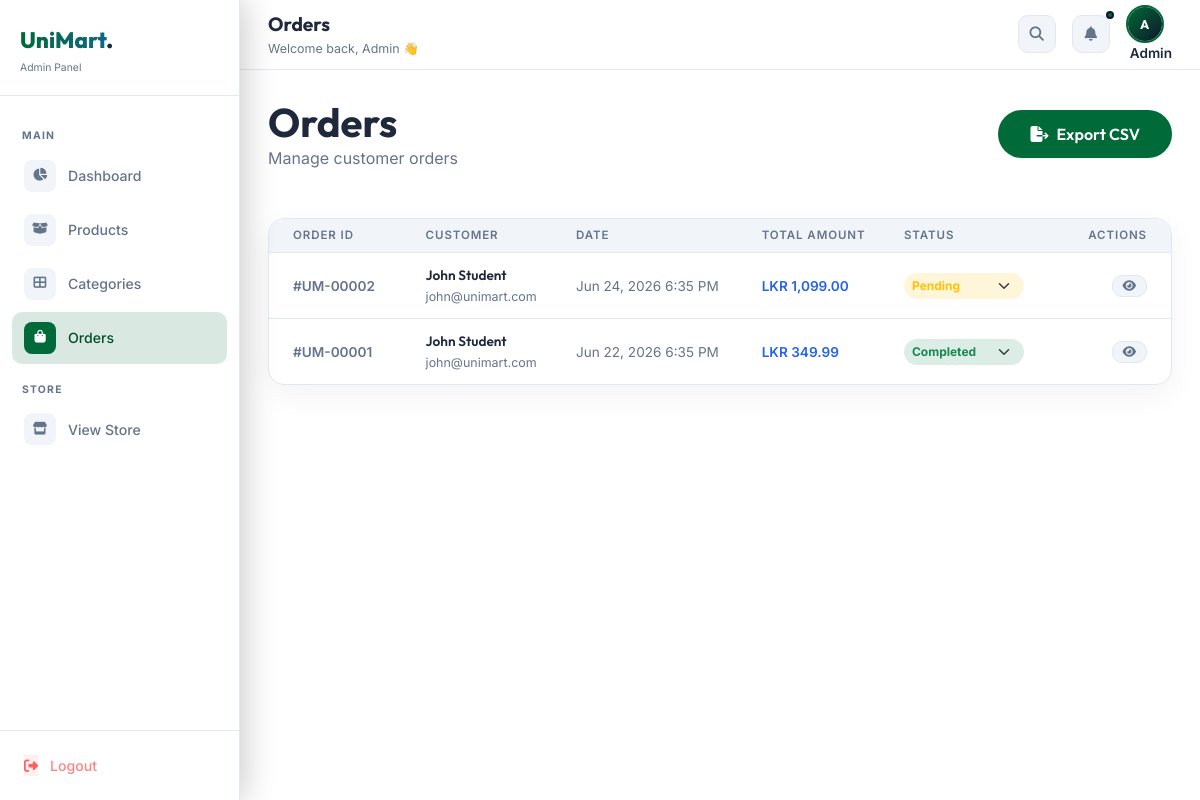
The app's page /admin/orders.php (signed in) with its own data.
### tables this page shows
CREATE TABLE `users` (
  `id` int(11) NOT NULL AUTO_INCREMENT,
  `name` varchar(100) NOT NULL,
  `email` varchar(100) NOT NULL UNIQUE,
  `password` varchar(255) NOT NULL,
  `role` enum('customer','admin') NOT NULL DEFAULT 'customer',
  `avatar` varchar(255) DEFAULT NULL,
  `created_at` timestamp NOT NULL DEFAULT current_timestamp(),
  PRIMARY KEY (`id`)
);

CREATE TABLE `orders` (
  `id` int(11) NOT NULL AUTO_INCREMENT,
  `user_id` int(11) NOT NULL,
  `total_amount` decimal(10,2) NOT NULL,
  `status` enum('pending','completed','cancelled') NOT NULL DEFAULT 'pending',
  `created_at` timestamp NOT NULL DEFAULT current_timestamp(),
  PRIMARY KEY (`id`),
  KEY `user_id` (`user_id`),
  CONSTRAINT `fk_order_user` FOREIGN KEY (`user_id`) REFERENCES `users` (`id`) ON DELETE CASCADE
);

### includes/functions.php (called while the page is built, shortened)
<?php
function formatPrice($price) {
    return 'LKR ' . number_format($price, 2);
}
function getUserAvatar($avatarFile = null, $name = '') {
    return null;
}
function getUserInitials($name) {
    $parts = explode(' ', trim($name));
    $initials = '';
    foreach (array_slice($parts, 0, 2) as $p) {
        $initials .= strtoupper(mb_substr($p, 0, 1));
    }
    return $initials ?: '?';
}
?>

### admin/orders.php (the view, shortened to what this page needs)
<?php
require_once 'includes/header.php';
$searchQuery = isset($_GET['search']) ? trim($_GET['search']) : '';
$whereClause = $searchQuery !== '' ? "WHERE o.id = :search OR u.name LIKE :searchLike" : "";
$stmt = $conn->prepare("
    SELECT o.*, u.name as customer_name, u.email
    FROM orders o
    JOIN users u ON o.user_id = u.id
    $whereClause
    ORDER BY o.created_at DESC
");
if ($searchQuery !== '') {
    $stmt->execute(['search' => (int)$searchQuery, 'searchLike' => "%{$searchQuery}%"]);
} else {
    $stmt->execute();
}
$orders = $stmt->fetchAll();
?>
<div class="d-flex justify-content-between align-items-center mb-5">
    <div>
        <h1 class="outfit fw-bold text-main mb-0">Orders</h1>
        <p class="text-muted mb-0">Manage customer orders</p>
    </div>
    <a href="export_csv.php?type=orders" class="btn btn-glow"><i class="fas fa-file-export me-2"></i>Export CSV</a>
</div>
<div class="adm-panel p-0 overflow-hidden">
    <div class="table-responsive">
        <table class="adm-table">
            <thead style="background: var(--bg-3);">
                <tr>
                    <th class="px-4 sortable" title="Click to sort">Order ID</th>
                    <th class="sortable" title="Click to sort">Customer</th>
                    <th class="sortable" title="Click to sort">Date</th>
                    <th class="sortable" title="Click to sort">Total Amount</th>
                    <th class="sortable" title="Click to sort">Status</th>
                    <th class="text-end px-4">Actions</th>
                </tr>
            </thead>
            <tbody>
                <?php foreach($orders as $order): ?>
                <tr>
                    <td class="px-4" style="color:var(--text-muted);font-weight:600;">#UM-<?= str_pad($order['id'], 5, '0', STR_PAD_LEFT) ?></td>
                    <td>
                        <div style="font-weight:600; color:var(--text-main); font-family:'Outfit',sans-serif;"><?= htmlspecialchars($order['customer_name']) ?></div>
                        <div style="font-size:0.78rem; color:var(--text-muted); margin-top:2px;"><?= htmlspecialchars($order['email']) ?></div>
                    </td>
                    <td style="color:var(--text-muted);"><?= date('M j, Y g:i A', strtotime($order['created_at'])) ?></td>
                    <td style="color:var(--accent);font-weight:600;"><?= formatPrice($order['total_amount']) ?></td>
                    <td class="order-status-cell" data-order-id="<?= $order['id'] ?>">
                        <?php
                            $bgClass = $order['status'] === 'completed' ? 'bg-success text-success' : ($order['status'] === 'pending' ? 'bg-warning text-warning' : 'bg-danger text-danger');
                        ?>
                        <select class="form-select form-select-sm fw-bold border-0 shadow-none <?= $bgClass ?>" style="--bs-bg-opacity: .15; font-size: 0.75rem; border-radius: 20px; width: 120px; cursor: pointer;" onchange="updateStatusQuick(<?= $order['id'] ?>, this.value, this)">
                            <option value="pending" <?= $order['status'] === 'pending' ? 'selected' : '' ?> class="text-dark">Pending</option>
                            <option value="completed" <?= $order['status'] === 'completed' ? 'selected' : '' ?> class="text-dark">Completed</option>
                        </select>
                    </td>
                    <td class="text-end px-4">
                        <button class="adm-btn adm-btn-ghost" style="padding:4px 10px; font-size:0.75rem;" title="View" onclick="viewOrder(<?= $order['id'] ?>)"><i class="fas fa-eye m-0"></i></button>
                    </td>
                </tr>
                <?php endforeach; ?>
            </tbody>
        </table>
    </div>
</div>
<?php require_once 'includes/footer.php'; ?>

### admin/includes/header.php (shortened to what this page needs)
<?php
require_once __DIR__ . '/../../includes/functions.php';
require_once __DIR__ . '/../../includes/auth.php';
$currentPage = basename($_SERVER['PHP_SELF']);
$stmt = $conn->prepare("SELECT avatar, name FROM users WHERE id = ?");
$stmt->execute([$_SESSION['user_id']]);
$adminUser = $stmt->fetch();
$avatarUrl  = getUserAvatar($adminUser['avatar'] ?? null);
$initials   = getUserInitials($adminUser['name'] ?? 'A');
?>
<!DOCTYPE html>
<html lang="en">
<head>
    <link href="https://cdn.jsdelivr.net/npm/bootstrap@5.3.0/dist/css/bootstrap.min.css" rel="stylesheet">
    <link rel="stylesheet" href="https://cdnjs.cloudflare.com/ajax/libs/font-awesome/6.4.0/css/all.min.css">
    <link rel="stylesheet" href="/UniMart/assets/css/style.css?v=<?= time() ?>">
    <link rel="stylesheet" href="/UniMart/assets/css/admin.css?v=<?= time() ?>">
</head>
<body>
<aside class="adm-sidebar">
    <a href="/UniMart/index.php" class="adm-logo d-block text-decoration-none">
        <div class="adm-logo-text">UniMart<span style="-webkit-text-fill-color:var(--text-main);">.</span></div>
        <div style="font-size:0.65rem; color:var(--text-muted); margin-top:2px; font-family:'Inter',sans-serif;">Admin Panel</div>
    </a>
    <nav class="adm-nav">
        <div class="adm-nav-label">Main</div>
        <a href="/UniMart/admin/index.php" class="adm-nav-link <?= $currentPage == 'index.php' ? 'active' : '' ?>">
            <span class="nav-icon"><i class="fas fa-chart-pie"></i></span> Dashboard
        </a>
        <a href="/UniMart/admin/products.php" class="adm-nav-link <?= $currentPage == 'products.php' ? 'active' : '' ?>">
            <span class="nav-icon"><i class="fas fa-box-open"></i></span> Products
        </a>
        <a href="/UniMart/admin/categories.php" class="adm-nav-link <?= $currentPage == 'categories.php' ? 'active' : '' ?>">
            <span class="nav-icon"><i class="fas fa-th-large"></i></span> Categories
        </a>
        <a href="/UniMart/admin/orders.php" class="adm-nav-link <?= $currentPage == 'orders.php' ? 'active' : '' ?>">
            <span class="nav-icon"><i class="fas fa-shopping-bag"></i></span> Orders
        </a>
        <div class="adm-nav-label">Store</div>
        <a href="/UniMart/index.php" class="adm-nav-link">
            <span class="nav-icon"><i class="fas fa-store"></i></span> View Store
        </a>
    </nav>
    <div class="adm-sidebar-footer">
        <a href="/UniMart/auth/logout.php" class="adm-logout-btn">
            <span class="nav-icon"><i class="fas fa-sign-out-alt"></i></span> Logout
        </a>
    </div>
</aside>
<header class="adm-topbar">
    <div>
        <div class="adm-topbar-title">
            <?php
            $titles = [
                'index.php'      => 'Dashboard',
                'products.php'   => 'Products',
                'categories.php' => 'Categories',
                'orders.php'     => 'Orders',
            ];
            echo $titles[$currentPage] ?? 'Admin';
            ?>
        </div>
        <div class="adm-topbar-sub">Welcome back, <?= htmlspecialchars($adminUser['name']) ?> 👋</div>
    </div>
    <div class="adm-topbar-actions">
        <a href="#" data-bs-toggle="modal" data-bs-target="#searchModal" class="adm-icon-btn" title="Search">
            <i class="fas fa-search"></i>
        </a>
        <div class="position-relative">
            <button class="adm-icon-btn" title="Notifications" data-bs-toggle="offcanvas" data-bs-target="#notificationOffcanvas">
                <i class="fas fa-bell"></i>
            </button>
            <span class="position-absolute" id="notificationBadge" style="top:-4px;right:-4px;width:8px;height:8px;background:var(--primary);border-radius:50%;border:2px solid #0d1530;"></span>
        </div>
        <div class="dropdown">
            <div class="adm-avatar" id="adminAvatarTrigger">
                <?php if ($avatarUrl): ?>
                    <img src="<?= $avatarUrl ?>" alt="Avatar" id="adminAvatarImg">
                <?php else: ?>
                    <div class="adm-avatar-initials" id="adminAvatarInitials"><?= $initials ?></div>
                <?php endif; ?>
            </div>
            <div style="font-size:0.85rem;font-weight:600;color:var(--text-main);cursor:pointer;margin-left:4px;" data-bs-toggle="dropdown">
                <?= htmlspecialchars($adminUser['name']) ?>
            </div>
        </div>
    </div>
</header>
<main class="adm-content">
<div class="adm-page-body">

### assets/css/style.css (style rules this page uses)
:root { --bg-1: #F8FAFC; --bg-2: #FFFFFF; --bg-3: #F1F5F9; --primary: #006A38; --primary-glow: rgba(0, 106, 56, 0.15); --primary-dark: #004D28; --secondary: #0F172A; --secondary-glow: rgba(15, 23, 42, 0.05); --accent: #2563EB; --accent-glow: rgba(37, 99, 235, 0.15); --highlight: #F59E0B; --highlight-glow: rgba(245, 158, 11, 0.15); --success: #22C55E; --text-main: #1E293B; --text-muted: #64748B; --glass-bg: #FFFFFF; --glass-border: #E2E8F0; --shadow-sm: 0 1px 2px 0 rgba(0, 0, 0, 0.05); --shadow-md: 0 4px 6px -1px rgba(0, 0, 0, 0.1), 0 2px 4px -1px rgba(0, 0, 0, 0.06); --shadow-lg: 0 10px 15px -3px rgba(0, 0, 0, 0.1), 0 4px 6px -2px rgba(0, 0, 0, 0.05); }
body { background-color: var(--bg-1); color: var(--text-main); font-family: 'Inter', sans-serif; overflow-x: hidden; position: relative; min-height: 100vh; }
h1, h2, h3, h4, h5, h6, .outfit { font-family: 'Outfit', sans-serif; }
.btn-glow { background: var(--primary); color: white; border: none; border-radius: 30px; padding: 12px 32px; font-weight: 600; font-family: 'Outfit', sans-serif; transition: all 0.3s ease; box-shadow: var(--shadow-sm); text-decoration: none; display: inline-block; }
.text-muted { color: var(--text-muted) !important; }

### records on screen
users: name "Admin", name "A"
orders: id "00002", user.name "John Student", user.email "john@unimart.com", created_at "Jun 24, 2026 6:35 PM", total_amount "LKR 1,099.00", status+id "Pending"
orders: id "00001", user.name "John Student", user.email "john@unimart.com", created_at "Jun 22, 2026 6:35 PM", total_amount "LKR 349.99", status+id "Completed"

### other values on screen
$titles[$currentPage] "Orders"
